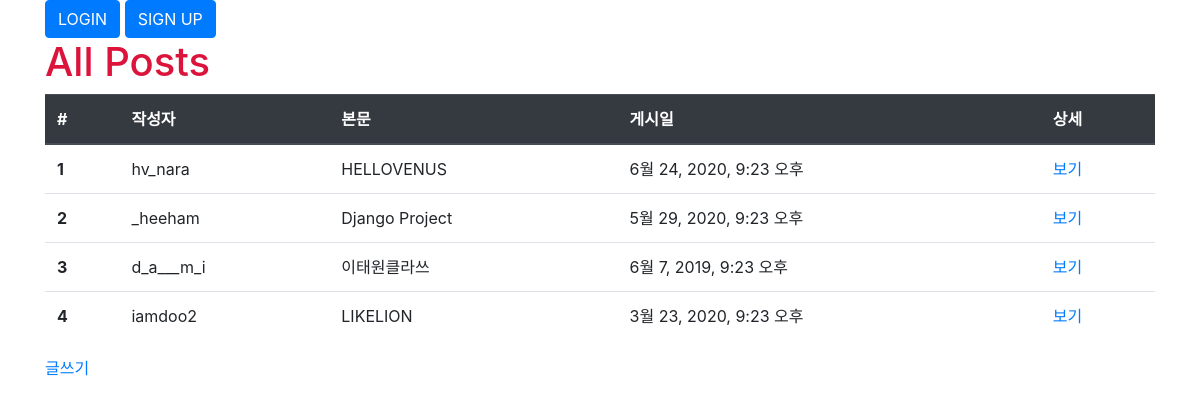
/posts/, run on the app's committed database.
### posts/models.py (models this page shows, shortened)
class Post(models.Model):
    author = models.CharField(max_length=100)
    body = models.TextField()
    created_at = models.DateTimeField()

### posts/views.py (the view)
# urls.py: path('', views.index, name='index'),
def index(request):
    posts = Post.objects.all()
    context = {
        'posts': posts
    }
    return render(request, 'posts/index.html', context)

### posts/templates/posts/index.html
{% extends 'base.html' %}
{% load static %}
{% block style %}
    <link rel="stylesheet" href="{% static 'posts/style.css' %}" type="text/css" />
{% endblock %}
{% block content %}
    <div class="container">
        <h1>All Posts</h1>
        {% if posts %}
            <table class="table">
                <thead class="thead-dark">
                    <tr>
                        <th>#</th>
                        <th>작성자</th>
                        <th>본문</th>
                        <th>게시일</th>
                        <th>상세</th>
                    </tr>
                </thead>
                <tbody>
                    {% for post in posts %}
                        <tr>
                            <th>{{ post.id }}</th>
                            <td>{{ post.author }}</td>
                            <td>{{ post.body }}</td>
                            <td>{{ post.created_at }}</td>
                            <td><a href="{% url 'posts:detail' post.id %}">보기</a></td>
                        </tr>
                    {% endfor %}
                </tbody>
            </table>
        {% else %}
            <p>No Posts.</p>
        {% endif %}
        <a href="{% url 'posts:new' %}">글쓰기</a>
    </div>
{% endblock %}

### templates/base.html (shortened to what this page needs)
{% load static %}
<!DOCTYPE html>
<html>
    <head>
        <link rel="stylesheet" href="https://stackpath.bootstrapcdn.com/bootstrap/4.5.0/css/bootstrap.min.css">
        <link rel="stylesheet" href="{% static 'style.css' %}" type="text/css" />
        {% block style %}
        {% endblock %}
    </head>
    <body>
        {% if user.is_authenticated %}
            <div class="container">
                <form action="{% url 'accounts:logout' %}" method="POST">
                    {% csrf_token %}
                    {{ user.get_username }}님 환영합니다.
                    <button type="submit" class="btn btn-primary">LOGOUT</button>
                </form>
            </div>
        {% else %}
            <div class="container">
                <a href="{% url 'accounts:login' %}">
                    <button type="button" class="btn btn-primary">LOGIN</button>
                </a>
                <a href="{% url 'accounts:sign_up' %}">
                    <button type="button" class="btn btn-primary">SIGN UP</button>
                </a>
            </div>
        {% endif %}
        {% block content %}
        {% endblock %}
    </body>
</html>

### static/style.css (style rules this page uses)
* { padding: 0px; margin: 0px; box-sizing: border-box; }

### posts/static/posts/style.css (style rules this page uses)
h1 { color: crimson; }

### data on the page
Post: id "1", author "hv_nara", body "HELLOVENUS", created_at "6월 24, 2020, 9:23 오후"
Post: id "2", author "_heeham", body "Django Project", created_at "5월 29, 2020, 9:23 오후"
Post: id "3", author "d_a___m_i", body "이태원클라쓰", created_at "6월 7, 2019, 9:23 오후"
Post: id "4", author "iamdoo2", body "LIKELION", created_at "3월 23, 2020, 9:23 오후"
